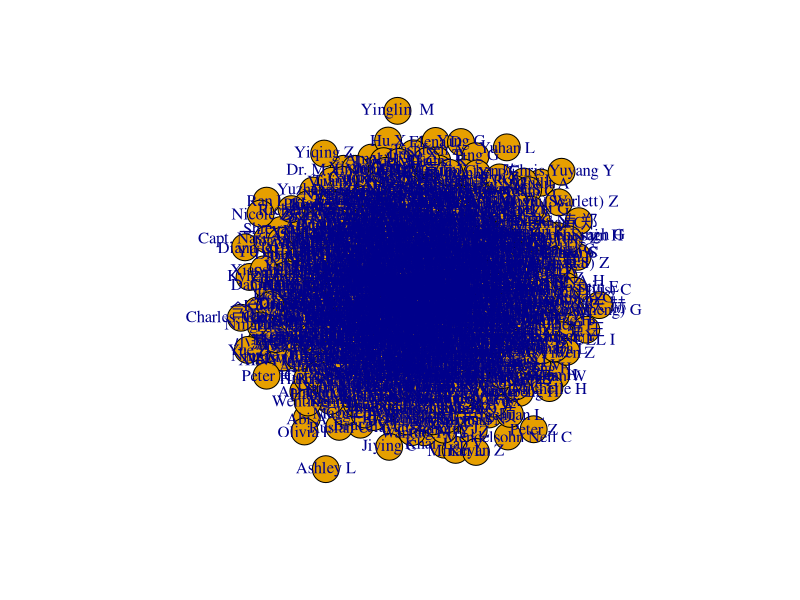
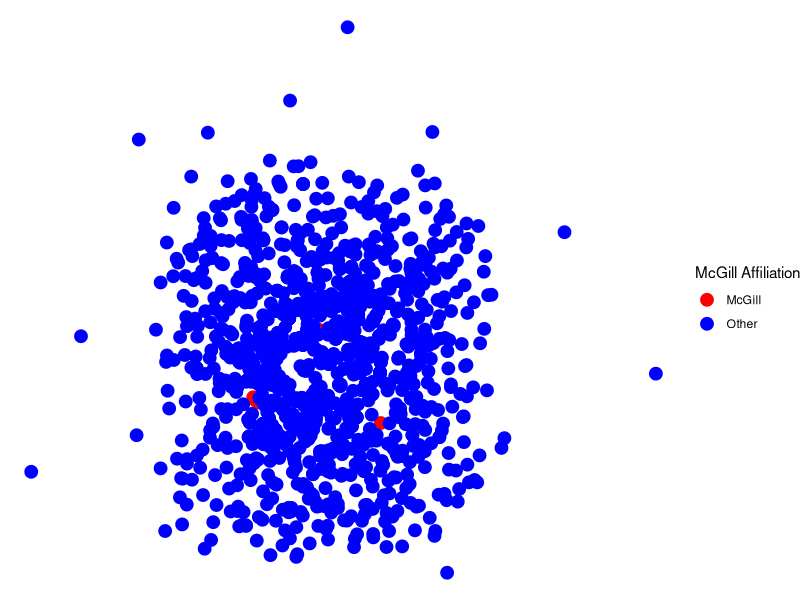

These figures' R source, in order:
linkedin_data=read.csv("Connections.csv", sep=",")
attach(linkedin_data)
View(linkedin_data)
library(dplyr)
library(stringr)
library(tidyr)
library(igraph)
library(ggplot2)

### Get the count of your contacts by their current employer + total count
# Get count by current employer
count_by_employer <- linkedin_data %>%
  group_by(Company) %>%
  summarise(Count = n()) %>%
  arrange(desc(Count))
# View the counts by employer
print(count_by_employer)
# Calculate total count
total_count <- sum(count_by_employer$Count)
# Print total count
print(paste("Total count of contacts:", total_count))

###Create nodes and edges dataframes to use with igraph
# Adjusting the unique identifier for each individual
linkedin_data$Label <- with(linkedin_data, paste(First.Name, substr(Last.Name, 1, 1)))

linkedin_data <- linkedin_data %>%
  mutate(ID = row_number())

# Nodes dataframe now uses ID, Label and Company
nodes <- linkedin_data %>%
  distinct(ID, Label, Company)

linkedin_data_with_ids <- linkedin_data %>%
  left_join(nodes, by = c("Label", "Company"))

# Create edges based on these IDs within the same company
edges <- nodes %>%
  group_by(Company) %>%
  filter(n() > 1) %>%
  summarise(Combo = list(combn(ID, 2, simplify = FALSE))) %>%
  unnest(Combo) %>%
  ungroup() %>%
  mutate(From = sapply(Combo, `[`, 1),
         To = sapply(Combo, `[`, 2)) %>%
  select(From, To)

# View the edges dataframe
print(edges)

# Create graph from edges dataframe, using the updated nodes and labels
g <- graph_from_data_frame(d = edges, vertices = nodes, directed = TRUE)
# Plot the graph
plot(g, vertex.label = V(g)$Label)

##############Visualize Networks of McGill Affliation############

# Create a new column 'McGillAffiliation' based on company name containing "McGill"
nodes <- nodes %>%
  mutate(McGillAffiliation = ifelse(str_detect(Company, "McGill"), "McGill", "Other"))
nodes$ID <- as.character(nodes$ID)

# Generate layout
g <- graph_from_data_frame(d = edges, vertices = nodes, directed = FALSE)
layout <- as.data.frame(layout_with_fr(g))
names(layout) <- c("x", "y")
layout$ID <- V(g)$name

# Add McGillAffiliation information to the layout
layout <- layout %>%
  left_join(nodes %>% select(ID, McGillAffiliation), by = "ID")

edges$From <- as.character(edges$From)
edges$To <- as.character(edges$To)
# Join edge start positions
edges_coords <- edges %>%
  left_join(layout %>% select(ID, x_start = x, y_start = y), by = c("From" = "ID"))
# Join edge end positions
edges_coords <- edges_coords %>%
  left_join(layout %>% select(ID, x_end = x, y_end = y), by = c("To" = "ID"))

# Plotting
ggplot() +
  geom_segment(data = edges_coords, aes(x = x_start, y = y_start, xend = x_end, yend = y_end), color = "gray50") +
  geom_point(data = layout, aes(x = x, y = y, color = McGillAffiliation), size = 4) +
  scale_color_manual(values = c("McGill" = "red", "Other" = "blue")) +
  theme_void() +
  theme(legend.position = "right") +
  labs(color = "McGill Affiliation")